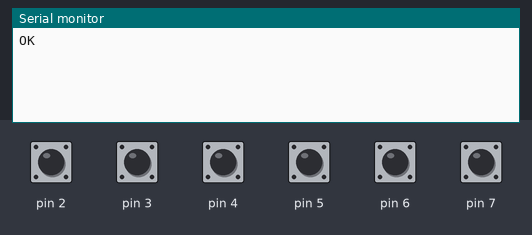
A sketch run on a simulated Arduino Uno, built with avr-gcc and run on an emulated ATmega328P. On the bench: the last lines printed to the serial monitor. The inputs (shaded band) are chosen by the test bench; at power-on: pin 2–7 HIGH. The audio player accepts every command and is not drawn.

Above: at 1.7 s.
1.8 s: pin 2 pulled LOW for 0.15 s
At 2.8 s:
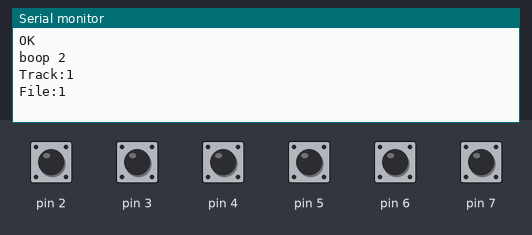
3.7 s: pin 3 pulled LOW for 0.15 s
At 3.97 s:
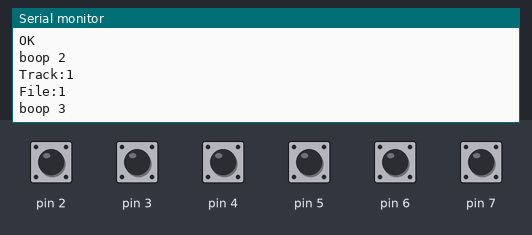
5.3 s: pin 4 pulled LOW for 0.15 s
At 6.6 s:
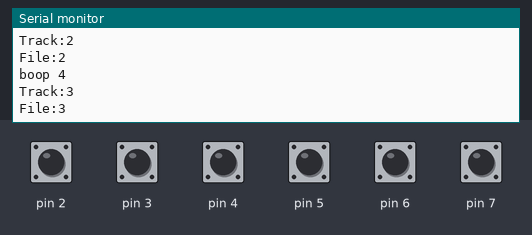
6.9 s: pin 5 pulled LOW for 0.15 s
At 7.9 s:
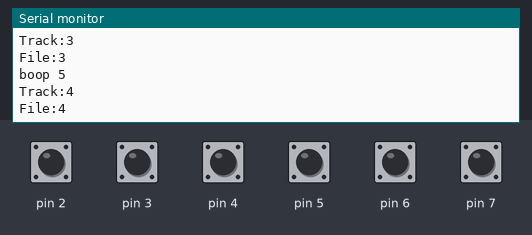
8.5 s: pin 6 pulled LOW for 0.15 s
At 9.8 s:
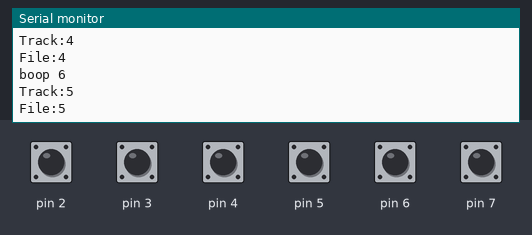
10.1 s: pin 7 pulled LOW for 0.15 s
At 11.5 s:
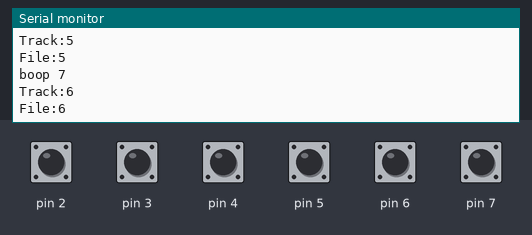

The sketch:

ziddymakes_soundboard.ino
```cpp
#include "SoftwareSerial.h"
#include "DFRobotDFPlayerMini.h"

// Use pins 2 and 3 to communicate with DFPlayer Mini
static const uint8_t PIN_MP3_RX = 11; // Connects to module's RX
static const uint8_t PIN_MP3_TX = 10; // Connects to module's TX
SoftwareSerial softwareSerial(PIN_MP3_TX, PIN_MP3_RX);

// Create the Player object
DFRobotDFPlayerMini player;


void setup() {

  pinMode(2,INPUT_PULLUP);
  pinMode(3,INPUT_PULLUP);
  pinMode(4,INPUT_PULLUP);
  pinMode(5,INPUT_PULLUP);
  pinMode(6,INPUT_PULLUP);
  pinMode(7,INPUT_PULLUP);

  // Init USB serial port for debugging
  Serial.begin(9600);
  // Init serial port for DFPlayer Mini
  softwareSerial.begin(9600);


  // Start communication with DFPlayer Mini
  if (player.begin(softwareSerial)) {
    Serial.println("OK");
    // Set volume to maximum (0 to 30).
    player.volume(30);
  } else {
    Serial.println("Connecting to DFPlayer Mini failed!");
  }
}

void loop() {

  int button2 = digitalRead(2);
  int button3 = digitalRead(3);
  int button4 = digitalRead(4);
  int button5 = digitalRead(5);
  int button6 = digitalRead(6);
  int button7 = digitalRead(7);

  if (button2 == LOW) {
    Serial.println("boop 2");
    //player.play(1);
    playTrack(1);
    delay(500);
  } else if (button3 == LOW) {
    Serial.println("boop 3");
    playTrack(2);
    delay(500);
  } else if (button4 == LOW) {
    Serial.println("boop 4");
    playTrack(3);
    delay(500);
  } else if (button5 == LOW) {
    Serial.println("boop 5");
    playTrack(4);
    delay(500);
  } else if (button6 == LOW) {
    Serial.println("boop 6");
    playTrack(5);
    delay(500);
  } else if (button7 == LOW) {
    Serial.println("boop 7");
    playTrack(6);
    delay(500);
  }
}


void playTrack(uint8_t track) {
   player.stop();
   delay(200);
   player.play(track);
   delay(200);
   int file = player.readCurrentFileNumber();

   Serial.print("Track:");Serial.println(track);
   Serial.print("File:");Serial.println(file);
}
```

Measured:
- after the input at 1.8 s, the serial monitor: prints a new line at once (image 1)
- after the input at 3.7 s, the serial monitor: prints a new line at once (image 2)
- after the input at 5.3 s, the serial monitor: prints a new line at once (image 3)
- after the input at 6.9 s, the serial monitor: prints a new line at once (image 4)
- after the input at 8.5 s, the serial monitor: prints a new line at once (image 5)
- after the input at 10.1 s, the serial monitor: prints a new line at once (image 6)
